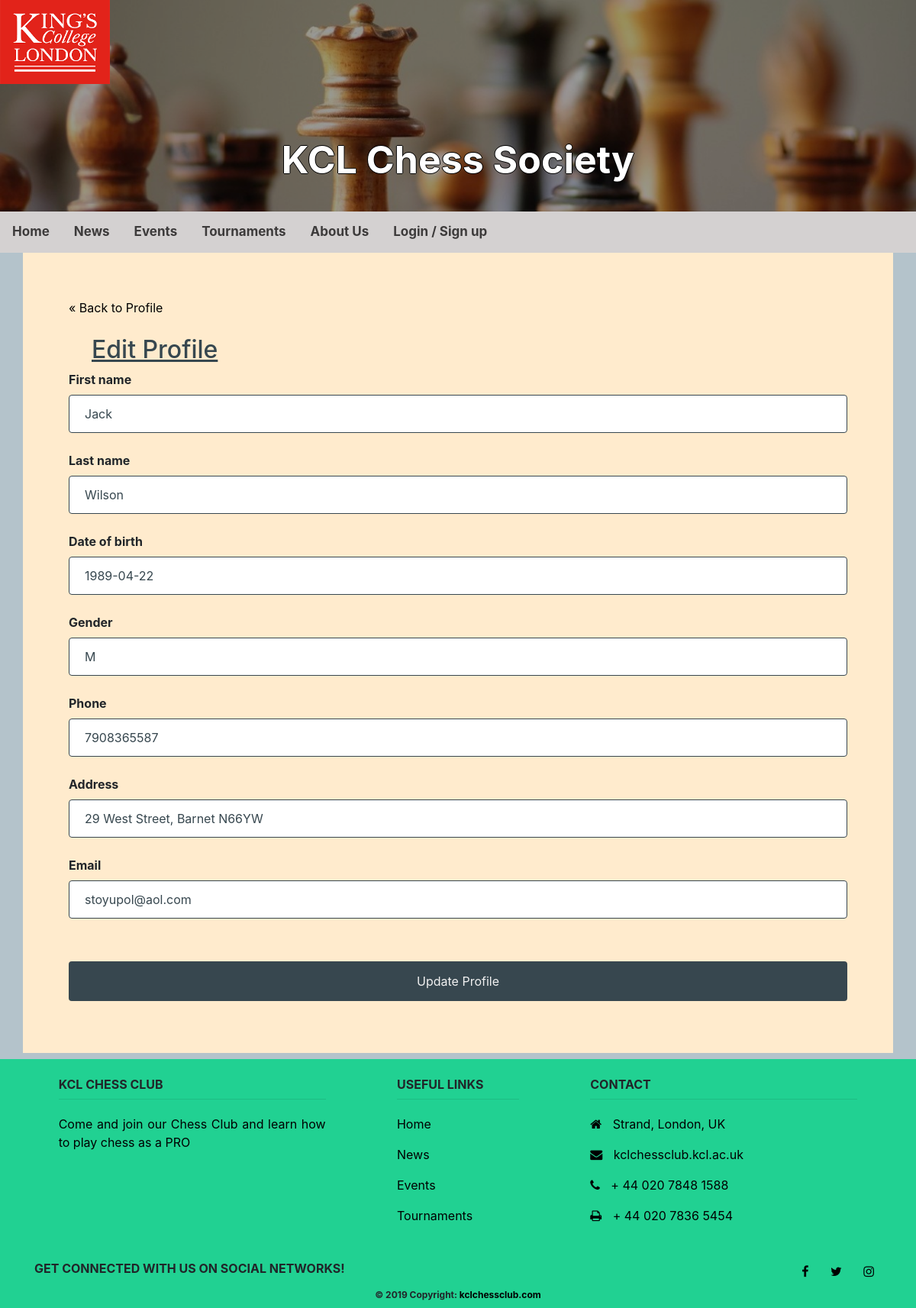
The app's page /pages/profile/edit.php?id=4 with its own data.
### tables this page shows
CREATE TABLE `users` (
  `id` INT(11) NOT NULL AUTO_INCREMENT,
  `admin` BIT(1) NOT NULL DEFAULT 0,  
  `system_admin` BIT(1) NOT NULL DEFAULT 0,  
  `first_name` VARCHAR(255),
  `last_name` VARCHAR(255),
  `dob` DATE NOT NULL,
  `gender` CHAR(1) NOT NULL,  
  `phone` VARCHAR(15) NOT NULL,
  `address` VARCHAR(255),
  `rating` INT(3) NOT NULL DEFAULT 100,  
  `email` VARCHAR(255),
  `username` VARCHAR(255),
  `hashed_password` VARCHAR(255),
  PRIMARY KEY (`id`)
);

### private/functions.php (called while the page is built, shortened)
<?php
    function url_for($path) {
        if($path[0] != '/') {
            $path = "/" . $path;
        }
        return WWW_ROOT . $path;
    }
    function u($input="") {
        return urlencode($input);
    }
    function h($input="") {
        return htmlspecialchars($input);
    }
?>

### private/database.php (called while the page is built, shortened)
<?php
    function db_escape($connection, $input) {
        return mysqli_real_escape_string($connection, $input);
    }
?>

### private/query_functions_users.php (called while the page is built, shortened)
<?php
    function find_user_by_id($id) {
        global $db;
        $sql = "SELECT * FROM users ";
        $sql .= "WHERE id='" . db_escape($db, $id) . "' ";
        $sql .= "LIMIT 1";
        $result = mysqli_query($db, $sql);
        $user = mysqli_fetch_assoc($result);
        return $user;
    }
?>

### public/pages/profile/edit.php (the view, shortened to what this page needs)
<?php
    $id = $_GET['id'];
    if (is_post_request()) {
        $user = [];
        $user['id'] = $id;
        $user['first_name'] = $_POST['first_name'] ?? '';
        $user['last_name'] = $_POST['last_name'] ?? '';
        $user['dob'] = $_POST['dob'] ?? '';
        $user['gender'] = $_POST['gender'] ?? '';
        $user['phone'] = $_POST['phone'] ?? '';
        $user['address'] = $_POST['address'] ?? '';
        $user['email'] = $_POST['email'] ?? '';
        $user['username'] = $_POST['username'] ?? '';
        $result = update_user($user);
        if($result === true) {
            $_SESSION['message'] = 'Your profile was successfully updated!';
            redirect_to(url_for('/pages/profile/index.php?id=' . $id));
        }
        else {
            $errors = $result;
        }
    }
    else {
        $user = find_user_by_id($id);
    }
?>
<?php include(SHARED_PATH . '/header.php'); ?>
    <div class="main">
        <a href="<?php echo url_for('pages/profile/index.php'); ?>">&laquo; Back to Profile</a>
        <div>
            <br>
            <h2>Edit Profile</h2>
            <form action="<?php echo url_for('pages/profile/edit.php?id=' . h(u($id))); ?>" method="post">
                <dl>
                  <dt>First name</dt><dd><input type="text" name="first_name" value="<?php echo h($user['first_name']); ?>" /></dd>
                </dl>
                <dl>
                  <dt>Last name</dt><dd><input type="text" name="last_name" value="<?php echo h($user['last_name']); ?>" /></dd>
                </dl>
                <dl>
                  <dt>Date of birth</dt><dd><input type="text" name="dob" value="<?php echo h($user['dob']); ?>" /></dd>
                </dl>
                <dl>
                  <dt>Gender</dt><dd><input type="text" name="gender" value="<?php echo h($user['gender']); ?>" /></dd>
                </dl>
                <dl>
                  <dt>Phone</dt><dd><input type="text" name="phone" value="<?php echo h($user['phone']); ?>" /></dd>
                </dl>
                <dl>
                  <dt>Address</dt><dd><input type="text" name="address" value="<?php echo h($user['address']); ?>" /></dd>
                </dl>
                <dl>
                  <dt>Email</dt><dd><input type="text" name="email" value="<?php echo h($user['email']); ?>" /><br /></dd>
                </dl>
                <br />
                <div>
                  <input type="submit" value="Update Profile" />
                </div>
            </form>
        </div>
    </div>
<?php include(SHARED_PATH . '/footer.php'); ?>

### public/pages/stylesheets/public.css (style rules this page uses)
.main { background-color: blanchedalmond; margin-left: 30px; margin-right: 30px; padding-bottom: 20px; padding: 5%; }
body { background-color: #b4c3cb; }
h2 { color: #37474f; text-decoration: underline; text-align: left; padding-left: 30px; padding-right: 30px; }
input[type=text], select { width: 100%; color: #37474f; padding: 12px 20px; margin: 8px 0; display: inline-block; border: 1px solid #37474f; border-radius: 4px; box-sizing: border-box; }
input[type=submit] { width: 100%; background-color: #37474f; color: #f1f1f1; padding: 14px 20px; margin: 8px 0; border: none; border-radius: 4px; cursor: pointer; }

### public/pages/stylesheets/footer.css (style rules this page uses)
a { color: black; }

### records on screen
users: first_name "Jack", last_name "Wilson", dob "1989-04-22", gender "M", phone "7908365587", address "29 West Street, Barnet N66YW", email "stoyupol@aol.com"
